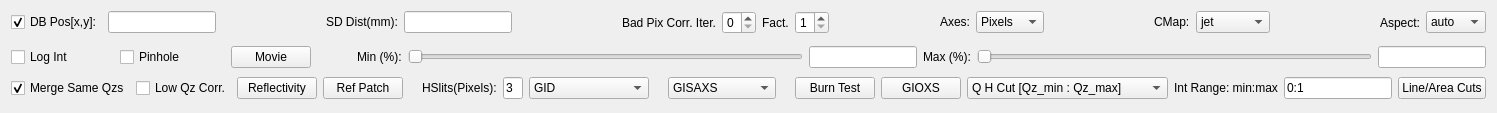
       <widget class="QWidget" name="pilatusTab">
        <attribute name="title">
         <string>Pilatus</string>
        </attribute>
        <layout class="QGridLayout" name="gridLayout_2">
         <item row="0" column="0">
          <layout class="QHBoxLayout" name="horizontalLayout_27">
           <item>
            <widget class="QCheckBox" name="pilSpecCheckBox">
             <property name="text">
              <string>DB Pos[x,y]:</string>
             </property>
             <property name="checked">
              <bool>true</bool>
             </property>
            </widget>
           </item>
           <item>
            <widget class="QLineEdit" name="pilDBPosLineEdit"/>
           </item>
           <item>
            <spacer name="horizontalSpacer_33">
             <property name="orientation">
              <enum>Qt::Horizontal</enum>
             </property>
             <property name="sizeHint" stdset="0">
              <size>
               <width>40</width>
               <height>20</height>
              </size>
             </property>
            </spacer>
           </item>
           <item>
            <widget class="QLabel" name="SDDistLabel_2">
             <property name="sizePolicy">
              <sizepolicy hsizetype="Fixed" vsizetype="Fixed">
               <horstretch>0</horstretch>
               <verstretch>0</verstretch>
              </sizepolicy>
             </property>
             <property name="text">
              <string>SD Dist(mm):</string>
             </property>
            </widget>
           </item>
           <item>
            <widget class="QLineEdit" name="pilSDDistLineEdit"/>
           </item>
           <item>
            <spacer name="horizontalSpacer_28">
             <property name="orientation">
              <enum>Qt::Horizontal</enum>
             </property>
             <property name="sizeHint" stdset="0">
              <size>
               <width>40</width>
               <height>20</height>
              </size>
             </property>
            </spacer>
           </item>
           <item>
            <widget class="QLabel" name="label_20">
             <property name="text">
              <string>Bad Pix Corr. Iter.</string>
             </property>
            </widget>
           </item>
           <item>
            <widget class="QSpinBox" name="pilBPCiteSpinBox">
             <property name="maximum">
              <number>2</number>
             </property>
             <property name="value">
              <number>0</number>
             </property>
            </widget>
           </item>
           <item>
            <widget class="QLabel" name="label_35">
             <property name="text">
              <string>Fact.</string>
             </property>
            </widget>
           </item>
           <item>
            <widget class="QSpinBox" name="pilBPCfacSpinBox">
             <property name="minimum">
              <number>1</number>
             </property>
             <property name="maximum">
              <number>4</number>
             </property>
            </widget>
           </item>
           <item>
            <spacer name="horizontalSpacer_34">
             <property name="orientation">
              <enum>Qt::Horizontal</enum>
             </property>
             <property name="sizeHint" stdset="0">
              <size>
               <width>40</width>
               <height>20</height>
              </size>
             </property>
            </spacer>
           </item>
           <item>
            <widget class="QLabel" name="AxesLabel_2">
             <property name="sizePolicy">
              <sizepolicy hsizetype="Fixed" vsizetype="Fixed">
               <horstretch>0</horstretch>
               <verstretch>0</verstretch>
              </sizepolicy>
             </property>
             <property name="text">
              <string>Axes:</string>
             </property>
            </widget>
           </item>
           <item>
            <widget class="QComboBox" name="pilAxesComboBox">
             <item>
              <property name="text">
               <string>Pixels</string>
              </property>
             </item>
             <item>
              <property name="text">
               <string>Angles</string>
              </property>
             </item>
             <item>
              <property name="text">
               <string>Q</string>
              </property>
             </item>
            </widget>
           </item>
           <item>
            <spacer name="horizontalSpacer_36">
             <property name="orientation">
              <enum>Qt::Horizontal</enum>
             </property>
             <property name="sizeHint" stdset="0">
              <size>
               <width>40</width>
               <height>20</height>
              </size>
             </property>
            </spacer>
           </item>
           <item>
            <widget class="QLabel" name="label_18">
             <property name="sizePolicy">
              <sizepolicy hsizetype="Fixed" vsizetype="Fixed">
               <horstretch>0</horstretch>
               <verstretch>0</verstretch>
              </sizepolicy>
             </property>
             <property name="text">
              <string>CMap:</string>
             </property>
            </widget>
           </item>
           <item>
            <widget class="QComboBox" name="pilCMapComboBox">
             <item>
              <property name="text">
               <string>jet</string>
              </property>
             </item>
             <item>
              <property name="text">
               <string>gray</string>
              </property>
             </item>
             <item>
              <property name="text">
               <string>hot</string>
              </property>
             </item>
             <item>
              <property name="text">
               <string>summer</string>
              </property>
             </item>
             <item>
              <property name="text">
               <string>winter</string>
              </property>
             </item>
             <item>
              <property name="text">
               <string>rainbow</string>
              </property>
             </item>
            </widget>
           </item>
           <item>
            <spacer name="horizontalSpacer_41">
             <property name="orientation">
              <enum>Qt::Horizontal</enum>
             </property>
             <property name="sizeHint" stdset="0">
              <size>
               <width>40</width>
               <height>20</height>
              </size>
             </property>
            </spacer>
           </item>
           <item>
            <widget class="QLabel" name="label_22">
             <property name="text">
              <string>Aspect:</string>
             </property>
            </widget>
           </item>
           <item>
            <widget class="QComboBox" name="pilAspectComboBox">
             <item>
              <property name="text">
               <string>auto</string>
              </property>
             </item>
             <item>
              <property name="text">
               <string>equal</string>
              </property>
             </item>
            </widget>
           </item>
          </layout>
         </item>
         <item row="1" column="0">
          <widget class="Mpl2DWidget" name="pilMplWidget" native="true">
           <property name="sizePolicy">
            <sizepolicy hsizetype="Expanding" vsizetype="Expanding">
             <horstretch>0</horstretch>
             <verstretch>0</verstretch>
            </sizepolicy>
           </property>
          </widget>
         </item>
         <item row="2" column="0">
          <layout class="QHBoxLayout" name="horizontalLayout_28">
           <item>
            <widget class="QCheckBox" name="pilLogIntCheckBox">
             <property name="sizePolicy">
              <sizepolicy hsizetype="Fixed" vsizetype="Fixed">
               <horstretch>0</horstretch>
               <verstretch>0</verstretch>
              </sizepolicy>
             </property>
             <property name="text">
              <string>Log Int</string>
             </property>
            </widget>
           </item>
           <item>
            <spacer name="horizontalSpacer_39">
             <property name="orientation">
              <enum>Qt::Horizontal</enum>
             </property>
             <property name="sizeType">
              <enum>QSizePolicy::Minimum</enum>
             </property>
             <property name="sizeHint" stdset="0">
              <size>
               <width>40</width>
               <height>20</height>
              </size>
             </property>
            </spacer>
           </item>
           <item>
            <widget class="QCheckBox" name="pilPinholeCheckBox">
             <property name="text">
              <string>Pinhole</string>
             </property>
            </widget>
           </item>
           <item>
            <spacer name="horizontalSpacer_46">
             <property name="orientation">
              <enum>Qt::Horizontal</enum>
             </property>
             <property name="sizeType">
              <enum>QSizePolicy::Minimum</enum>
             </property>
             <property name="sizeHint" stdset="0">
              <size>
               <width>40</width>
               <height>20</height>
              </size>
             </property>
            </spacer>
           </item>
           <item>
            <widget class="QPushButton" name="pilMoviePushButton">
             <property name="text">
              <string>Movie</string>
             </property>
            </widget>
           </item>
           <item>
            <spacer name="horizontalSpacer_47">
             <property name="orientation">
              <enum>Qt::Horizontal</enum>
             </property>
             <property name="sizeType">
              <enum>QSizePolicy::Minimum</enum>
             </property>
             <property name="sizeHint" stdset="0">
              <size>
               <width>40</width>
               <height>20</height>
              </size>
             </property>
            </spacer>
           </item>
           <item>
            <widget class="QLabel" name="MinLabel_2">
             <property name="sizePolicy">
              <sizepolicy hsizetype="Fixed" vsizetype="Fixed">
               <horstretch>0</horstretch>
               <verstretch>0</verstretch>
              </sizepolicy>
             </property>
             <property name="text">
              <string>Min (%):</string>
             </property>
            </widget>
           </item>
           <item>
            <widget class="QSlider" name="pilMinHorizontalSlider">
             <property name="orientation">
              <enum>Qt::Horizontal</enum>
             </property>
            </widget>
           </item>
           <item>
            <widget class="QLineEdit" name="pilMinLineEdit">
             <property name="sizePolicy">
              <sizepolicy hsizetype="Fixed" vsizetype="Fixed">
               <horstretch>0</horstretch>
               <verstretch>0</verstretch>
              </sizepolicy>
             </property>
            </widget>
           </item>
           <item>
            <widget class="QLabel" name="MaxLabel_2">
             <property name="sizePolicy">
              <sizepolicy hsizetype="Fixed" vsizetype="Fixed">
               <horstretch>0</horstretch>
               <verstretch>0</verstretch>
              </sizepolicy>
             </property>
             <property name="text">
              <string>Max (%):</string>
             </property>
            </widget>
           </item>
           <item>
            <widget class="QSlider" name="pilMaxHorizontalSlider">
             <property name="orientation">
              <enum>Qt::Horizontal</enum>
             </property>
            </widget>
           </item>
           <item>
            <widget class="QLineEdit" name="pilMaxLineEdit">
             <property name="sizePolicy">
              <sizepolicy hsizetype="Preferred" vsizetype="Fixed">
               <horstretch>0</horstretch>
               <verstretch>0</verstretch>
              </sizepolicy>
             </property>
            </widget>
           </item>
          </layout>
         </item>
         <item row="3" column="0">
          <layout class="QHBoxLayout" name="horizontalLayout_29">
           <item>
            <widget class="QCheckBox" name="pilMergeSameQzCheckBox">
             <property name="text">
              <string>Merge Same Qzs</string>
             </property>
             <property name="checked">
              <bool>true</bool>
             </property>
            </widget>
           </item>
           <item>
            <widget class="QCheckBox" name="pilLowQzCorCheckBox">
             <property name="text">
              <string>Low Qz Corr.</string>
             </property>
             <property name="checked">
              <bool>false</bool>
             </property>
            </widget>
           </item>
           <item>
            <widget class="QPushButton" name="pilRefPushButton">
             <property name="sizePolicy">
              <sizepolicy hsizetype="Minimum" vsizetype="Fixed">
               <horstretch>0</horstretch>
               <verstretch>0</verstretch>
              </sizepolicy>
             </property>
             <property name="text">
              <string>Reflectivity</string>
             </property>
            </widget>
           </item>
           <item>
            <widget class="QPushButton" name="pilRefPatchPushButton">
             <property name="text">
              <string>Ref Patch</string>
             </property>
            </widget>
           </item>
           <item>
            <spacer name="horizontalSpacer_35">
             <property name="orientation">
              <enum>Qt::Horizontal</enum>
             </property>
             <property name="sizeHint" stdset="0">
              <size>
               <width>13</width>
               <height>28</height>
              </size>
             </property>
            </spacer>
           </item>
           <item>
            <widget class="QLabel" name="label_19">
             <property name="text">
              <string>HSlits(Pixels):</string>
             </property>
            </widget>
           </item>
           <item>
            <widget class="QLineEdit" name="pilHSlitLineEdit">
             <property name="maximumSize">
              <size>
               <width>20</width>
               <height>16777215</height>
              </size>
             </property>
             <property name="text">
              <string>3</string>
             </property>
            </widget>
           </item>
           <item>
            <widget class="QComboBox" name="gidComboBox">
             <property name="editable">
              <bool>false</bool>
             </property>
             <item>
              <property name="text">
               <string>GID</string>
              </property>
             </item>
             <item>
              <property name="text">
               <string>GID Patch Relax</string>
              </property>
             </item>
             <item>
              <property name="text">
               <string>Save GID</string>
              </property>
             </item>
             <item>
              <property name="text">
               <string>Form Factor</string>
              </property>
             </item>
            </widget>
           </item>
           <item>
            <spacer name="horizontalSpacer_37">
             <property name="orientation">
              <enum>Qt::Horizontal</enum>
             </property>
             <property name="sizeHint" stdset="0">
              <size>
               <width>13</width>
               <height>28</height>
              </size>
             </property>
            </spacer>
           </item>
           <item>
            <widget class="QComboBox" name="gisaxsComboBox">
             <item>
              <property name="text">
               <string>GISAXS</string>
              </property>
             </item>
             <item>
              <property name="text">
               <string>Show GISAXS</string>
              </property>
             </item>
             <item>
              <property name="text">
               <string>Save GISAXS</string>
              </property>
             </item>
            </widget>
           </item>
           <item>
            <spacer name="horizontalSpacer_38">
             <property name="orientation">
              <enum>Qt::Horizontal</enum>
             </property>
             <property name="sizeHint" stdset="0">
              <size>
               <width>13</width>
               <height>25</height>
              </size>
             </property>
            </spacer>
           </item>
           <item>
            <widget class="QPushButton" name="pilBurnPushButton">
             <property name="text">
              <string>Burn Test</string>
             </property>
            </widget>
           </item>
           <item>
            <widget class="QPushButton" name="pilGioxsPushButton">
             <property name="text">
              <string>GIOXS</string>
             </property>
            </widget>
           </item>
           <item>
            <widget class="QComboBox" name="pilCutDirComboBox">
             <item>
              <property name="text">
               <string>Q H Cut [Qz_min : Qz_max]</string>
              </property>
             </item>
             <item>
              <property name="text">
               <string>Q V Cut [Qxy_min : Qxy_max]</string>
              </property>
             </item>
             <item>
              <property name="text">
               <string>Pix H Cut [Pix_bottom : Pix_top]</string>
              </property>
             </item>
             <item>
              <property name="text">
               <string>Pix V Cut [Pix_left : Pix_right]</string>
              </property>
             </item>
            </widget>
           </item>
           <item>
            <widget class="QLabel" name="label_17">
             <property name="text">
              <string>Int Range: min:max</string>
             </property>
            </widget>
           </item>
           <item>
            <widget class="QLineEdit" name="pilIntRangeLineEdit">
             <property name="text">
              <string>0:1</string>
             </property>
            </widget>
           </item>
           <item>
            <widget class="QPushButton" name="pilLineAreaPushButton">
             <property name="text">
              <string>Line/Area Cuts</string>
             </property>
            </widget>
           </item>
          </layout>
         </item>
        </layout>
       </widget>
